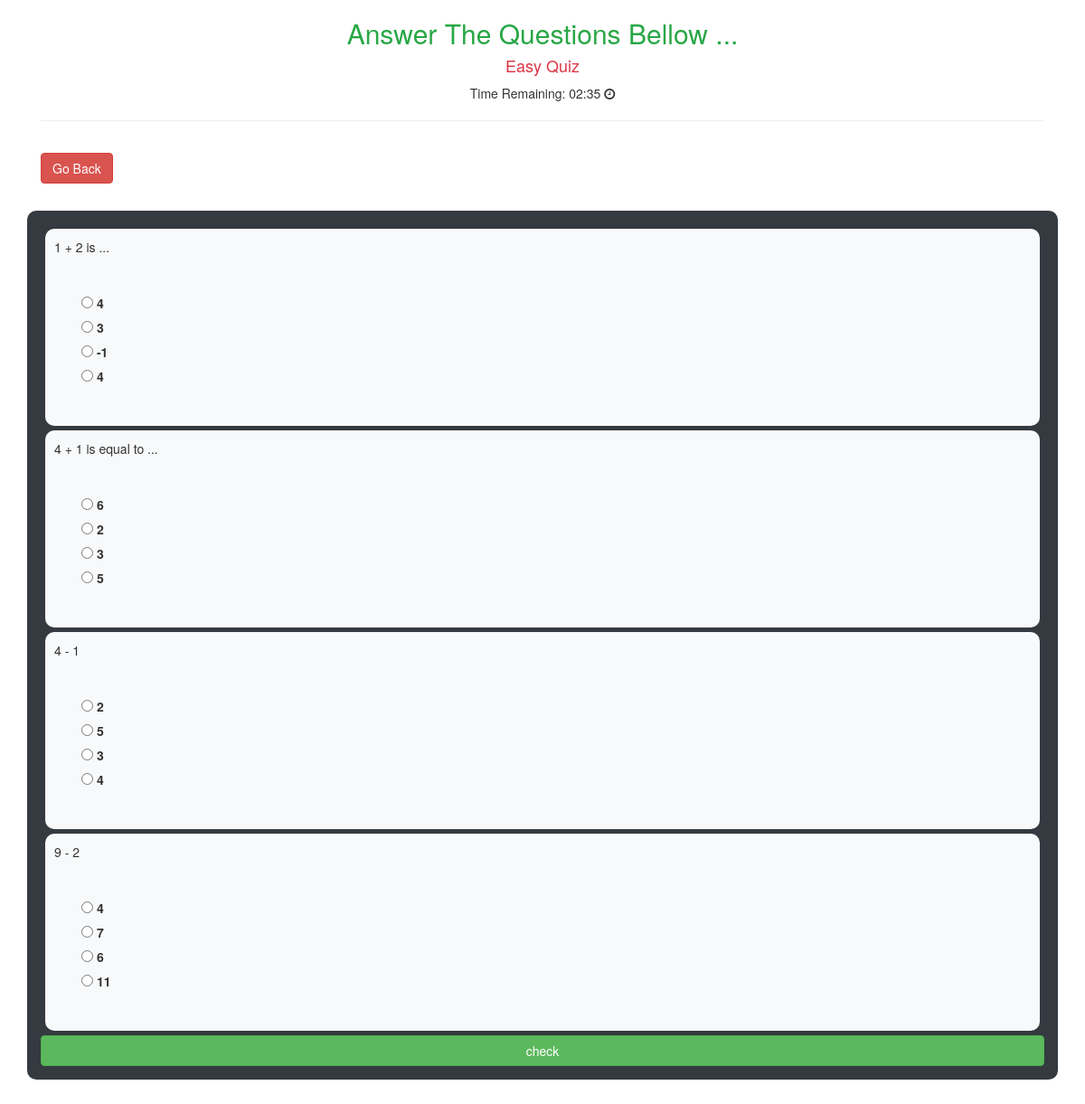
Before: /1 with the older database file.
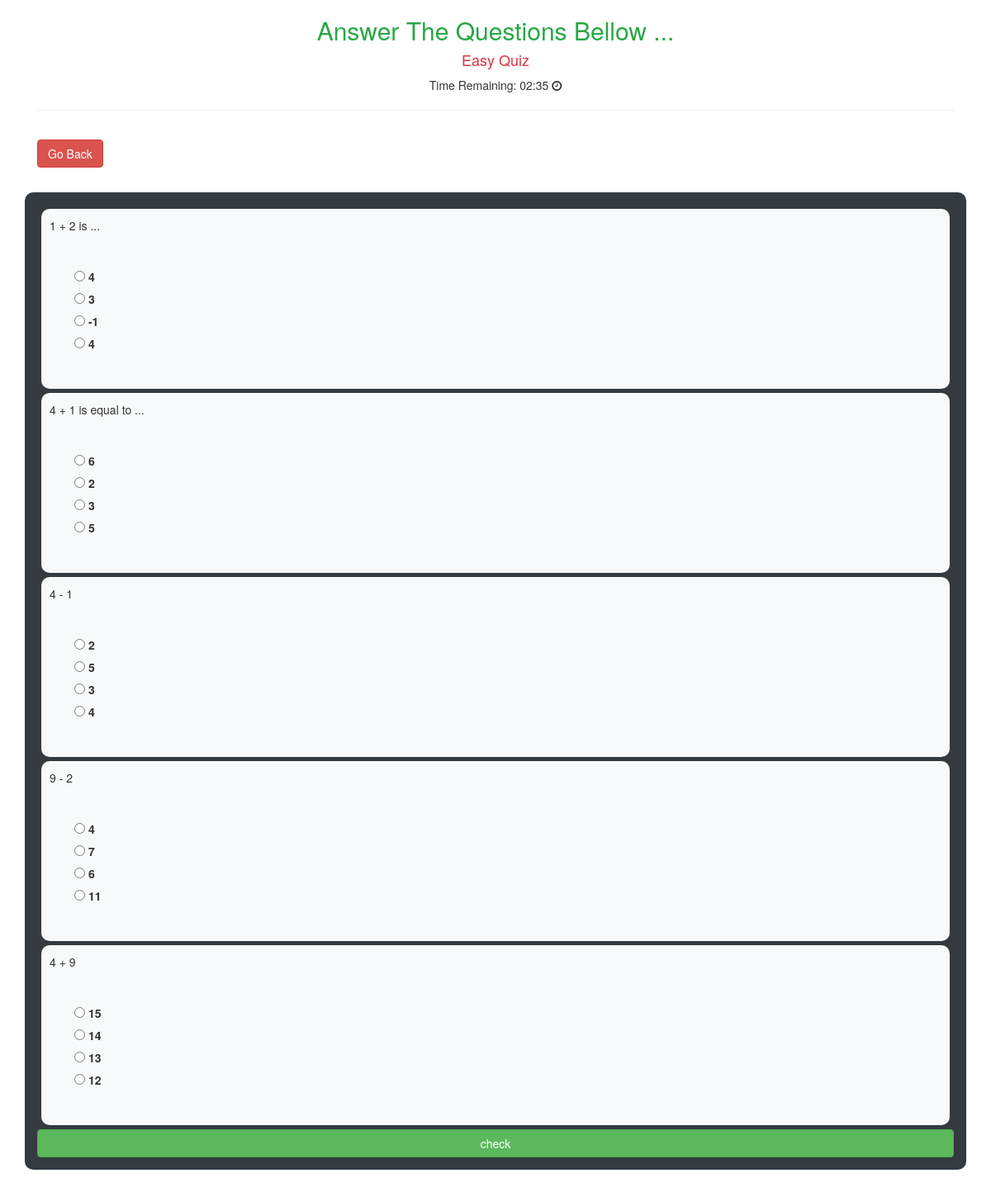
After: the same page with the newer database file.
### quiz/models.py (models this page shows, shortened)
class Quiz( models.Model ):
    name = models.CharField( max_length=100 )
    difficulty = models.CharField( choices=choices, max_length=100 )
    min_score = models.IntegerField(default=0, help_text='min score you need to pass the quiz.')
    required_time = models.IntegerField()

class Question( models.Model ):
    question_text = models.CharField( max_length=250 )
    quiz = models.ForeignKey( Quiz, on_delete=models.CASCADE )

class Answer( models.Model ):
    question = models.ForeignKey( Question, on_delete=models.CASCADE )
    is_correct = models.BooleanField( default=False )
    answer_text = models.CharField( max_length=200 )

### quiz/views.py (the view)
# urls.py: path( '<int:quiz_id>', quizView, name='quiz' ),
def quizView(request, *args, **kwargs):
    quiz_id = kwargs['quiz_id']
    quiz = Quiz.objects.filter( id=quiz_id ).first()
    questions = quiz.question_set.all()
    context = {'quiz': quiz, 'questions': questions}
    return render( request, 'quiz/quiz-page.html', context )

### quiz/templates/quiz/quiz-page.html (shortened to what this page needs)
{% extends 'shared/_MainLayout.html' %}
{% block content %}
    <div class="container">
        <h2 class="text-center text-success">Answer The Questions Bellow ...</h2>
        <h4 class="text-center text-danger">{{ quiz.difficulty|title }} Quiz</h4>
        <p class="text-center">Time Remaining: 02:35 <i class="fa fa-clock-o"></i></p>
        <hr>
    </div>
    <div class="container mt-4 mb-5">
        <a href="{% url 'quiz:home-view' %}" class="btn btn-danger">Go Back</a>
    </div>
    <div class="container bg-dark p-4 mb-5" id="questions-div">
        <form method="post">
            {% for question in questions %}
                <div class="p-3 m-2 bg-light question">
                    <div>
                        <p>{{ question.question_text }}</p>
                    </div>
                    <div class="p-5">
                        {% for ans in question.answer_set.all %}
                            <div class="d-block">
                                <input type="radio" class="mt-2" name="{{ ans.question.question_text }}"
                                       value="{{ ans.answer_text }}">
                                <label for="{{ ans.question.question_text }}">{{ ans.answer_text }}</label>
                            </div>
                        {% endfor %}
                    </div>
                </div>
            {% endfor %}
            <a href="{% url 'quiz:quiz-check' 'ok' %}" class="btn btn-block btn-success">check</a>
        </form>
    </div>
{% endblock %}

### templates/shared/_MainLayout.html (shortened to what this page needs)
{% load static %}
<!DOCTYPE html>
<html lang="en">
<head>
    {% include 'shared/_Header.html' %}
</head>
<body>
{% block content %}
{% endblock %}
</body>
</html>

### templates/shared/_Header.html (shortened to what this page needs)
{% load static %}
<link rel="stylesheet" href="https://cdn.jsdelivr.net/npm/bootstrap@4.6.1/dist/css/bootstrap.min.css"
>
<link rel="stylesheet" href="https://cdnjs.cloudflare.com/ajax/libs/font-awesome/4.7.0/css/font-awesome.min.css">
<link rel="stylesheet" href="https://maxcdn.bootstrapcdn.com/bootstrap/3.3.7/css/bootstrap.min.css">
<link rel="stylesheet" href="{% static 'css/style.css' %}">

### static/css/style.css (style rules this page uses)
a { text-decoration: none; }
#questions-div { border-radius: 10px; }
.question { border-radius: 10px; }

Changed rows visible on the page:
added Question: question_text "4 + 9"
added Answer: answer_text "15", shown under "4 + 9"
added Answer: answer_text "14", shown under "4 + 9"
added Answer: answer_text "13", shown under "4 + 9"
added Answer: answer_text "12", shown under "4 + 9"
